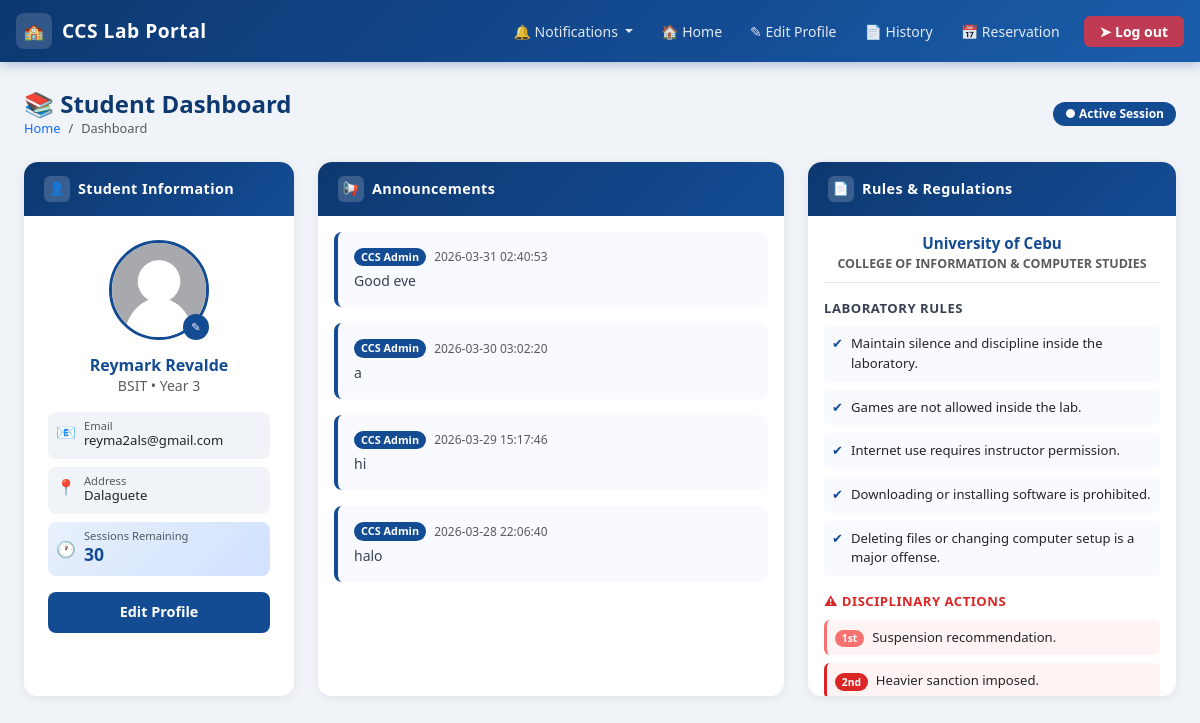
Page /dashboard (signed in) on the committed database.
### tables this page shows
CREATE TABLE students(
            id INTEGER PRIMARY KEY AUTOINCREMENT,
            id_number TEXT UNIQUE NOT NULL,
            first_name TEXT NOT NULL CHECK(length(first_name) <= 30),
            middle_name TEXT CHECK(length(middle_name) <= 30),
            last_name TEXT NOT NULL CHECK(length(last_name) <= 30),
            course_level INTEGER NOT NULL CHECK(course_level BETWEEN 1 AND 4),
            course TEXT NOT NULL,
            password TEXT NOT NULL,
            email TEXT UNIQUE NOT NULL,
            address TEXT NOT NULL,
            sessions_remaining INTEGER NOT NULL DEFAULT 30 CHECK(sessions_remaining BETWEEN 0 AND 30),
            total_session_used INTEGER NOT NULL DEFAULT 0 CHECK(total_session_used >= 0),
            profile_photo TEXT DEFAULT NULL
            );

CREATE TABLE announcements(
            id INTEGER PRIMARY KEY AUTOINCREMENT,
            content TEXT NOT NULL,
            created_at TIMESTAMP DEFAULT CURRENT_TIMESTAMP     
        );

### app.py (the view)
@app.route("/dashboard")
def dashboard():
    if "user" not in session:
        return redirect(url_for("login"))
    student = view_students(session["user"])
    full_name = f"{student['first_name']} {student['last_name']}"
    profile_photo = student.get("profile_photo") or "default.png"
    course = student['course']
    course_level = student['course_level']
    email = student['email']
    address = student['address']
    sessions_remaining = student['sessions_remaining']
    announcements = get_announcement()
    return render_template("student/dashboard.html",
    name=full_name,
    course=course,
    year=course_level,
    email = email,
    address=address,
    sessions_remaining = sessions_remaining,
    profile_photo=profile_photo,
    announcements = announcements
    )

### database.py (called while the page is built)
def get_db():
    if "db" not in g:
        g.db = sqlite3.connect(
            DATABASE,
            detect_types=sqlite3.PARSE_DECLTYPES,
            timeout=30
        )
        g.db.row_factory = sqlite3.Row
        g.db.execute("PRAGMA journal_mode = WAL")
        g.db.execute("PRAGMA foreign_keys = ON")
    return g.db

### db_helper.py (called while the page is built)
def execute(query, params=(), fetchone=False, fetchall=False, commit=False):
    db = get_db()
    if fetchone and fetchall:
        raise ValueError("Cannot Use Fetchone and Fetchall at the same time!")
    cursor = db.execute(query,params)
    try:
        result = None
        if fetchone:
            row = cursor.fetchone()
            result = dict(row) if row else None
        elif fetchall:
            rows = cursor.fetchall()
            result = [dict(r) for r in rows]
        if commit:
            db.commit()
            return cursor.rowcount
        return result
    except Exception:
        db.rollback()
        raise
    finally:
        cursor.close()

### models/admin_models.py (called while the page is built)
def get_announcement():
    query = "SELECT * FROM announcements ORDER BY created_at DESC"
    return execute(query, fetchall=True)

### models/student_models.py (called while the page is built)
def view_students(id_number):
    query = "SELECT * FROM students WHERE id_number = ?"
    return execute(query, (id_number,), fetchone=True)

### templates/student/dashboard.html (shortened to what this page needs)
{% extends "student/dashboardbase.html" %}
{% block content %}
<div class="page-header d-flex align-items-center justify-content-between flex-wrap gap-2">
  <div>
    <h4>&#128218; Student Dashboard</h4>
    <nav aria-label="breadcrumb">
      <ol class="breadcrumb mb-0">
        <li class="breadcrumb-item"><a href="/dashboard" class="text-decoration-none">Home</a></li>
        <li class="breadcrumb-item active" aria-current="page">Dashboard</li>
      </ol>
    </nav>
  </div>
  <span class="badge rounded-pill" style="background-color:#144c94; font-size:0.75rem; padding:6px 12px;">
    &#9679; Active Session
  </span>
</div>
<div class="row g-4">
  <div class="col-12 col-lg-3">
    <div class="dash-card card">
      <div class="card-header-custom">
        <div class="header-icon">&#128100;</div>
        Student Information
      </div>
      <div class="card-body text-center p-4">
        <div class="position-relative d-inline-block mb-3">
          <img class="rounded-circle border border-3"
               style="width:100px; height:100px; object-fit:cover; border-color:#144c94 !important;"
               src="{{ url_for('static', filename='uploads/' ~ (profile_photo or 'default.png')) }}"
               alt="Profile Photo">
          <a href="/editprofile"
             class="position-absolute bottom-0 end-0 rounded-circle d-flex align-items-center justify-content-center"
             style="width:26px;height:26px;background:#144c94;color:#fff;font-size:0.7rem;text-decoration:none;"
             title="Edit Photo">&#9998;</a>
        </div>
        <h6 class="fw-bold mb-0" style="color:#144c94;">{{ name }}</h6>
        <p class="text-muted small mb-3">{{ course }} &bull; Year {{ year }}</p>
        <div class="d-flex flex-column gap-2 text-start">
          <div class="d-flex align-items-start gap-2 px-2 py-2 rounded-3" style="background:#f0f4f8;">
            <span style="color:#144c94;">&#128231;</span>
            <div>
              <div class="text-muted" style="font-size:0.7rem; line-height:1;">Email</div>
              <div style="font-size:0.82rem; word-break:break-all;">{{ email }}</div>
            </div>
          </div>
          <div class="d-flex align-items-start gap-2 px-2 py-2 rounded-3" style="background:#f0f4f8;">
            <span style="color:#144c94;">&#128205;</span>
            <div>
              <div class="text-muted" style="font-size:0.7rem; line-height:1;">Address</div>
              <div style="font-size:0.82rem;">{{ address }}</div>
            </div>
          </div>
          <div class="d-flex align-items-center gap-2 px-2 py-2 rounded-3"
               style="background: linear-gradient(135deg,#e8f0fb,#d0e1ff);">
            <span style="color:#144c94;">&#128336;</span>
            <div>
              <div class="text-muted" style="font-size:0.7rem; line-height:1;">Sessions Remaining</div>
              <div class="fw-bold" style="color:#144c94; font-size:1.1rem;">{{ sessions_remaining }}</div>
            </div>
          </div>
        </div>
        <a href="/editprofile"
           class="btn btn-sm w-100 mt-3 fw-semibold"
           style="background:#144c94; color:#fff; border-radius:8px;">
          Edit Profile
        </a>
      </div>
    </div>
  </div>
  <div class="col-12 col-lg-5">
    <div class="dash-card card">
      <div class="card-header-custom">
        <div class="header-icon">&#128226;</div>
        Announcements
      </div>
      <div class="card-body p-0">
        <div class="scroll-area p-3" style="max-height:480px;">
          {% for ann in announcements %}
            <div class="mb-3 p-3 rounded-3" style="border-left:4px solid #144c94; background:#f8faff;">
              <div class="d-flex align-items-center gap-2 mb-1">
                <span class="badge rounded-pill"
                      style="background:#144c94; font-size:0.68rem; font-weight:600;">
                  CCS Admin
                </span>
                <span class="text-muted" style="font-size:0.75rem;">{{ ann.created_at }}</span>
              </div>
              <p class="mb-0" style="font-size:0.875rem; color:#374151;">{{ ann.content }}</p>
            </div>
          {% else %}
            <div class="text-center py-5 text-muted">
              <div style="font-size:2.5rem; margin-bottom:8px;">&#128226;</div>
              <p class="mb-0 small">No announcements yet. Check back later!</p>
            </div>
          {% endfor %}
        </div>
      </div>
    </div>
  </div>
  <div class="col-12 col-lg-4">
    <div class="dash-card card">
      <div class="card-header-custom">
        <div class="header-icon">&#128196;</div>
        Rules &amp; Regulations
      </div>
      <div class="card-body p-0">
        <div class="scroll-area p-3" style="max-height:480px;">
          <div class="text-center mb-3 pb-2" style="border-bottom:1px solid #e5e7eb;">
            <p class="fw-bold mb-0" style="color:#144c94; font-size:0.95rem;">University of Cebu</p>
            <p class="text-muted mb-0" style="font-size:0.78rem; font-weight:600;">
              COLLEGE OF INFORMATION &amp; COMPUTER STUDIES
            </p>
          </div>
          <p class="fw-bold mb-2" style="font-size:0.82rem; color:#374151; text-transform:uppercase; letter-spacing:0.5px;">
            Laboratory Rules
          </p>
          <ul class="list-unstyled mb-3" style="font-size:0.82rem;">
            <li class="d-flex gap-2 mb-2 p-2 rounded-2" style="background:#f8faff;">
              <span style="color:#144c94; flex-shrink:0;">&#10004;</span>
              Maintain silence and discipline inside the laboratory.
            </li>
            <li class="d-flex gap-2 mb-2 p-2 rounded-2" style="background:#f8faff;">
              <span style="color:#144c94; flex-shrink:0;">&#10004;</span>
              Games are not allowed inside the lab.
            </li>
            <li class="d-flex gap-2 mb-2 p-2 rounded-2" style="background:#f8faff;">
              <span style="color:#144c94; flex-shrink:0;">&#10004;</span>
              Internet use requires instructor permission.
            </li>
            <li class="d-flex gap-2 mb-2 p-2 rounded-2" style="background:#f8faff;">
              <span style="color:#144c94; flex-shrink:0;">&#10004;</span>
              Downloading or installing software is prohibited.
            </li>
            <li class="d-flex gap-2 mb-2 p-2 rounded-2" style="background:#f8faff;">
              <span style="color:#144c94; flex-shrink:0;">&#10004;</span>
              Deleting files or changing computer setup is a major offense.
            </li>
          </ul>
          <p class="fw-bold mb-2" style="font-size:0.82rem; color:#dc2626; text-transform:uppercase; letter-spacing:0.5px;">
            &#9888; Disciplinary Actions
          </p>
          <div class="d-flex flex-column gap-2" style="font-size:0.82rem;">
            <div class="p-2 rounded-2 d-flex gap-2 align-items-start"
                 style="background:#fff3f3; border-left:3px solid #f87171;">
              <span class="badge rounded-pill"
                    style="background:#f87171; font-size:0.65rem; white-space:nowrap; margin-top:2px;">1st</span>
              Suspension recommendation.
            </div>
            <div class="p-2 rounded-2 d-flex gap-2 align-items-start"
                 style="background:#fff3f3; border-left:3px solid #dc2626;">
              <span class="badge rounded-pill"
                    style="background:#dc2626; font-size:0.65rem; white-space:nowrap; margin-top:2px;">2nd</span>
              Heavier sanction imposed.
            </div>
          </div>
        </div>
      </div>
    </div>
  </div>
</div>
{% endblock %}

### static/css/style.css (style rules this page uses)
body { background-color: #f0f4ff; font-family: 'Inter', sans-serif; min-height: 100vh; }
.btn { border-radius: 8px; font-weight: 600; padding: 0.55rem 1.4rem; font-size: 0.9rem; }

### templates/student/dashboardbase.html (style rules this page uses)
:root { --uc-blue: #144c94; --uc-blue-dark: #0d3870; --uc-blue-light: #1a5eab; --sidebar-width: 260px; }
body { background-color: #f0f4f8; font-family: 'Segoe UI', system-ui, -apple-system, sans-serif; min-height: 100vh; }
.page-header { margin-bottom: 1.5rem; }
.page-header h4 { color: var(--uc-blue-dark); font-weight: 700; margin: 0; }
.page-header .breadcrumb { font-size: 0.8rem; margin: 0; }
.dash-card { border: none; border-radius: 14px; box-shadow: 0 2px 12px rgba(0,0,0,0.07); overflow: hidden; height: 100%; }
.dash-card .card-header-custom { background: linear-gradient(135deg, var(--uc-blue-dark), var(--uc-blue)); color: #fff; padding: 14px 20px; font-weight: 700; font-size: 0.9rem; letter-spacing: 0.4px; display: flex; align-items: center; gap: 8px; }
.dash-card .card-header-custom .header-icon { width: 26px; height: 26px; background: rgba(255,255,255,0.18); border-radius: 6px; display: flex; align-items: center; justify-content: center; font-size: 0.8rem; }
.dash-card .card-body { padding: 1.25rem 1.5rem; background: #fff; }
.scroll-area { overflow-y: auto; scrollbar-width: thin; scrollbar-color: #cdd5e0 transparent; }

### rows in the picture
students: course "BSIT", email "reyma2als@gmail.com", address "Dalaguete"
announcements: created_at "2026-03-31 02:40:53", content "Good eve"
announcements: created_at "2026-03-30 03:02:20", content "a"
announcements: created_at "2026-03-29 15:17:46", content "hi"
announcements: created_at "2026-03-28 22:06:40", content "halo"

### other values in the picture
{{ name }} "Reymark Revalde"
{{ year }} "3"
{{ sessions_remaining }} "30"
